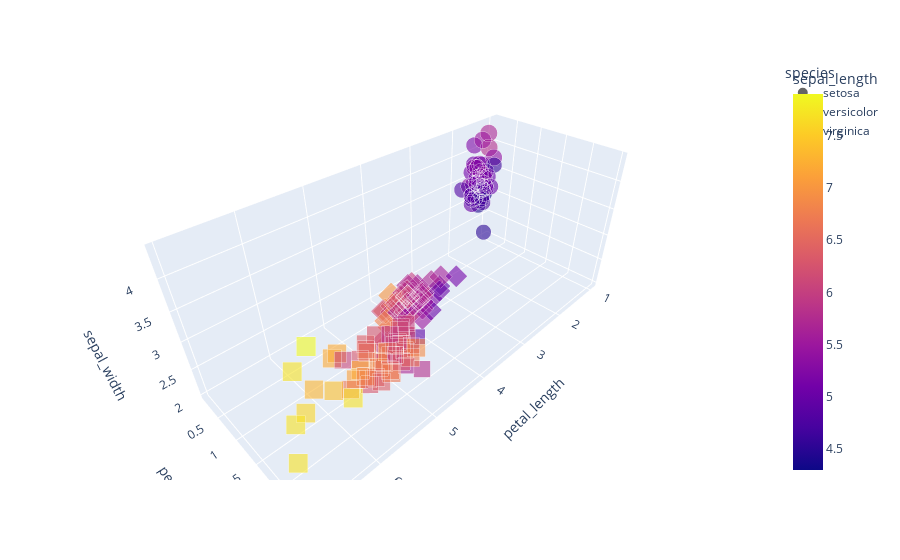

Notebook cell for this chart:
### Code cell
fig = px.scatter_3d(iris,x='petal_length',y='petal_width',z='sepal_width',
                    color='sepal_length',symbol='species',
                    size='sepal_length',opacity=.6)
fig.show()

### Figure 1 — Plotly figure (JSON) as saved in the notebook; plotly's stock layout.template omitted (floating-point values rounded to 4 significant figures)
{"data": [{"hovertemplate": "species=setosa<br>petal_length=%{x}<br>petal_width=%{y}<br>sepal_width=%{z}<br>sepal_length=%{marker.color}<extra></extra>", "legendgroup": "setosa", "marker": {"color": [5.1, 4.9, 4.7, 4.6, 5, 5.4, 4.6, 5, 4.4, 4.9, 5.4, 4.8, 4.8, 4.3, 5.8, 5.7, 5.4, 5.1, 5.7, 5.1, 5.4, 5.1, 4.6, 5.1, 4.8, 5, 5, 5.2, 5.2, 4.7, 4.8, 5.4, 5.2, 5.5, 4.9, 5, 5.5, 4.9, 4.4, 5.1, 5, 4.5, 4.4, 5, 5.1, 4.8, 5.1, 4.6, 5.3, 5], "coloraxis": "coloraxis", "opacity": 0.6, "size": [5.1, 4.9, 4.7, 4.6, 5, 5.4, 4.6, 5, 4.4, 4.9, 5.4, 4.8, 4.8, 4.3, 5.8, 5.7, 5.4, 5.1, 5.7, 5.1, 5.4, 5.1, 4.6, 5.1, 4.8, 5, 5, 5.2, 5.2, 4.7, 4.8, 5.4, 5.2, 5.5, 4.9, 5, 5.5, 4.9, 4.4, 5.1, 5, 4.5, 4.4, 5, 5.1, 4.8, 5.1, 4.6, 5.3, 5], "sizemode": "area", "sizeref": 0.01975, "symbol": "circle"}, "mode": "markers", "name": "setosa", "scene": "scene", "showlegend": true, "type": "scatter3d", "x": [1.4, 1.4, 1.3, 1.5, 1.4, 1.7, 1.4, 1.5, 1.4, 1.5, 1.5, 1.6, 1.4, 1.1, 1.2, 1.5, 1.3, 1.4, 1.7, 1.5, 1.7, 1.5, 1, 1.7, 1.9, 1.6, 1.6, 1.5, 1.4, 1.6, 1.6, 1.5, 1.5, 1.4, 1.5, 1.2, 1.3, 1.5, 1.3, 1.5, 1.3, 1.3, 1.3, 1.6, 1.9, 1.4, 1.6, 1.4, 1.5, 1.4], "y": [0.2, 0.2, 0.2, 0.2, 0.2, 0.4, 0.3, 0.2, 0.2, 0.1, 0.2, 0.2, 0.1, 0.1, 0.2, 0.4, 0.4, 0.3, 0.3, 0.3, 0.2, 0.4, 0.2, 0.5, 0.2, 0.2, 0.4, 0.2, 0.2, 0.2, 0.2, 0.4, 0.1, 0.2, 0.1, 0.2, 0.2, 0.1, 0.2, 0.2, 0.3, 0.3, 0.2, 0.6, 0.4, 0.3, 0.2, 0.2, 0.2, 0.2], "z": [3.5, 3, 3.2, 3.1, 3.6, 3.9, 3.4, 3.4, 2.9, 3.1, 3.7, 3.4, 3, 3, 4, 4.4, 3.9, 3.5, 3.8, 3.8, 3.4, 3.7, 3.6, 3.3, 3.4, 3, 3.4, 3.5, 3.4, 3.2, 3.1, 3.4, 4.1, 4.2, 3.1, 3.2, 3.5, 3.1, 3, 3.4, 3.5, 2.3, 3.2, 3.5, 3.8, 3, 3.8, 3.2, 3.7, 3.3]}, {"hovertemplate": "species=versicolor<br>petal_length=%{x}<br>petal_width=%{y}<br>sepal_width=%{z}<br>sepal_length=%{marker.color}<extra></extra>", "legendgroup": "versicolor", "marker": {"color": [7, 6.4, 6.9, 5.5, 6.5, 5.7, 6.3, 4.9, 6.6, 5.2, 5, 5.9, 6, 6.1, 5.6, 6.7, 5.6, 5.8, 6.2, 5.6, 5.9, 6.1, 6.3, 6.1, 6.4, 6.6, 6.8, 6.7, 6, 5.7, 5.5, 5.5, 5.8, 6, 5.4, 6, 6.7, 6.3, 5.6, 5.5, 5.5, 6.1, 5.8, 5, 5.6, 5.7, 5.7, 6.2, 5.1, 5.7], "coloraxis": "coloraxis", "opacity": 0.6, "size": [7, 6.4, 6.9, 5.5, 6.5, 5.7, 6.3, 4.9, 6.6, 5.2, 5, 5.9, 6, 6.1, 5.6, 6.7, 5.6, 5.8, 6.2, 5.6, 5.9, 6.1, 6.3, 6.1, 6.4, 6.6, 6.8, 6.7, 6, 5.7, 5.5, 5.5, 5.8, 6, 5.4, 6, 6.7, 6.3, 5.6, 5.5, 5.5, 6.1, 5.8, 5, 5.6, 5.7, 5.7, 6.2, 5.1, 5.7], "sizemode": "area", "sizeref": 0.01975, "symbol": "diamond"}, "mode": "markers", "name": "versicolor", "scene": "scene", "showlegend": true, "type": "scatter3d", "x": [4.7, 4.5, 4.9, 4, 4.6, 4.5, 4.7, 3.3, 4.6, 3.9, 3.5, 4.2, 4, 4.7, 3.6, 4.4, 4.5, 4.1, 4.5, 3.9, 4.8, 4, 4.9, 4.7, 4.3, 4.4, 4.8, 5, 4.5, 3.5, 3.8, 3.7, 3.9, 5.1, 4.5, 4.5, 4.7, 4.4, 4.1, 4, 4.4, 4.6, 4, 3.3, 4.2, 4.2, 4.2, 4.3, 3, 4.1], "y": [1.4, 1.5, 1.5, 1.3, 1.5, 1.3, 1.6, 1, 1.3, 1.4, 1, 1.5, 1, 1.4, 1.3, 1.4, 1.5, 1, 1.5, 1.1, 1.8, 1.3, 1.5, 1.2, 1.3, 1.4, 1.4, 1.7, 1.5, 1, 1.1, 1, 1.2, 1.6, 1.5, 1.6, 1.5, 1.3, 1.3, 1.3, 1.2, 1.4, 1.2, 1, 1.3, 1.2, 1.3, 1.3, 1.1, 1.3], "z": [3.2, 3.2, 3.1, 2.3, 2.8, 2.8, 3.3, 2.4, 2.9, 2.7, 2, 3, 2.2, 2.9, 2.9, 3.1, 3, 2.7, 2.2, 2.5, 3.2, 2.8, 2.5, 2.8, 2.9, 3, 2.8, 3, 2.9, 2.6, 2.4, 2.4, 2.7, 2.7, 3, 3.4, 3.1, 2.3, 3, 2.5, 2.6, 3, 2.6, 2.3, 2.7, 3, 2.9, 2.9, 2.5, 2.8]}, {"hovertemplate": "species=virginica<br>petal_length=%{x}<br>petal_width=%{y}<br>sepal_width=%{z}<br>sepal_length=%{marker.color}<extra></extra>", "legendgroup": "virginica", "marker": {"color": [6.3, 5.8, 7.1, 6.3, 6.5, 7.6, 4.9, 7.3, 6.7, 7.2, 6.5, 6.4, 6.8, 5.7, 5.8, 6.4, 6.5, 7.7, 7.7, 6, 6.9, 5.6, 7.7, 6.3, 6.7, 7.2, 6.2, 6.1, 6.4, 7.2, 7.4, 7.9, 6.4, 6.3, 6.1, 7.7, 6.3, 6.4, 6, 6.9, 6.7, 6.9, 5.8, 6.8, 6.7, 6.7, 6.3, 6.5, 6.2, 5.9], "coloraxis": "coloraxis", "opacity": 0.6, "size": [6.3, 5.8, 7.1, 6.3, 6.5, 7.6, 4.9, 7.3, 6.7, 7.2, 6.5, 6.4, 6.8, 5.7, 5.8, 6.4, 6.5, 7.7, 7.7, 6, 6.9, 5.6, 7.7, 6.3, 6.7, 7.2, 6.2, 6.1, 6.4, 7.2, 7.4, 7.9, 6.4, 6.3, 6.1, 7.7, 6.3, 6.4, 6, 6.9, 6.7, 6.9, 5.8, 6.8, 6.7, 6.7, 6.3, 6.5, 6.2, 5.9], "sizemode": "area", "sizeref": 0.01975, "symbol": "square"}, "mode": "markers", "name": "virginica", "scene": "scene", "showlegend": true, "type": "scatter3d", "x": [6, 5.1, 5.9, 5.6, 5.8, 6.6, 4.5, 6.3, 5.8, 6.1, 5.1, 5.3, 5.5, 5, 5.1, 5.3, 5.5, 6.7, 6.9, 5, 5.7, 4.9, 6.7, 4.9, 5.7, 6, 4.8, 4.9, 5.6, 5.8, 6.1, 6.4, 5.6, 5.1, 5.6, 6.1, 5.6, 5.5, 4.8, 5.4, 5.6, 5.1, 5.1, 5.9, 5.7, 5.2, 5, 5.2, 5.4, 5.1], "y": [2.5, 1.9, 2.1, 1.8, 2.2, 2.1, 1.7, 1.8, 1.8, 2.5, 2, 1.9, 2.1, 2, 2.4, 2.3, 1.8, 2.2, 2.3, 1.5, 2.3, 2, 2, 1.8, 2.1, 1.8, 1.8, 1.8, 2.1, 1.6, 1.9, 2, 2.2, 1.5, 1.4, 2.3, 2.4, 1.8, 1.8, 2.1, 2.4, 2.3, 1.9, 2.3, 2.5, 2.3, 1.9, 2, 2.3, 1.8], "z": [3.3, 2.7, 3, 2.9, 3, 3, 2.5, 2.9, 2.5, 3.6, 3.2, 2.7, 3, 2.5, 2.8, 3.2, 3, 3.8, 2.6, 2.2, 3.2, 2.8, 2.8, 2.7, 3.3, 3.2, 2.8, 3, 2.8, 3, 2.8, 3.8, 2.8, 2.8, 2.6, 3, 3.4, 3.1, 3, 3.1, 3.1, 3.1, 2.7, 3.2, 3.3, 3, 2.5, 3, 3.4, 3]}], "layout": {"coloraxis": {"colorbar": {"title": {"text": "sepal_length"}}, "colorscale": [[0, "#0d0887"], [0.1111, "#46039f"], [0.2222, "#7201a8"], [0.3333, "#9c179e"], [0.4444, "#bd3786"], [0.5556, "#d8576b"], [0.6667, "#ed7953"], [0.7778, "#fb9f3a"], [0.8889, "#fdca26"], [1, "#f0f921"]]}, "legend": {"itemsizing": "constant", "title": {"text": "species"}, "tracegroupgap": 0}, "margin": {"t": 60}, "scene": {"domain": {"x": [0, 1], "y": [0, 1]}, "xaxis": {"title": {"text": "petal_length"}}, "yaxis": {"title": {"text": "petal_width"}}, "zaxis": {"title": {"text": "sepal_width"}}}}}
